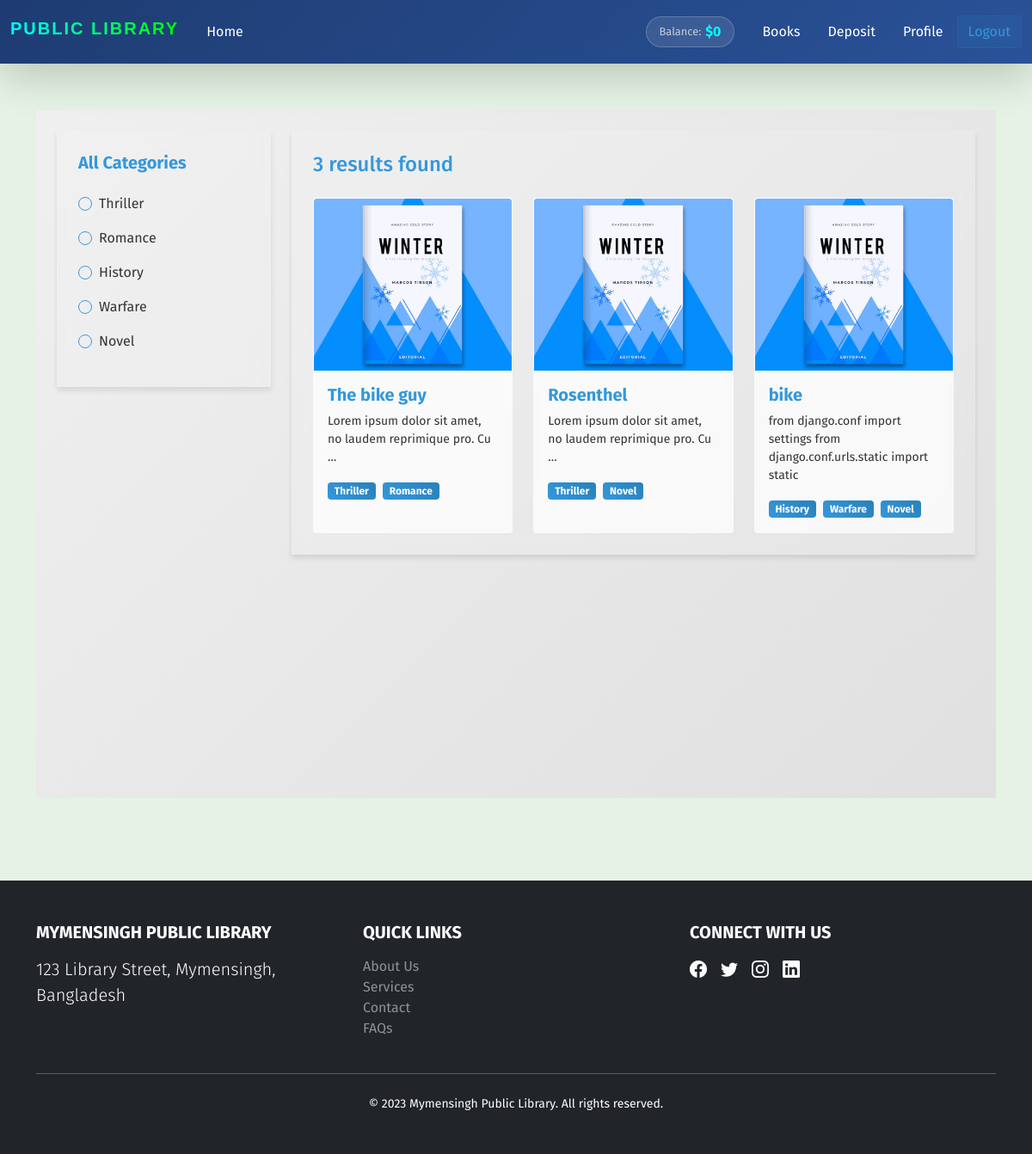
The app's page /books/collection/ (signed in) with its own data.
### wallet/models.py (models this page shows, shortened)
class UserWallet(models.Model):
    user = models.OneToOneField(User, related_name="wallet", on_delete=models.CASCADE)
    balance = models.IntegerField(default=0)
    amount = models.IntegerField(null=True)

### books/models.py (models this page shows, shortened)
class BookCategory(models.Model):
    category_name = models.CharField(max_length=50)
    slug = models.SlugField(max_length=100, unique=True, null=True, blank=True)

class Books(models.Model):
    title = models.CharField(max_length=255)
    description = models.TextField()
    image = models.ImageField(upload_to="book_images/")
    borrowing_price = models.DecimalField(max_digits=10, decimal_places=2)
    category = models.ManyToManyField(BookCategory, related_name="category")

### books/views.py (the view)
# urls.py: path("collection/", CollectionView.as_view(), name="collection"),
class CollectionView(ListView):
    model = Books
    template_name = "collection.html"
    context_object_name = "books"
    def get_queryset(self):
        queryset = super().get_queryset()
        cat_slug = self.kwargs.get("cat_slug")
        if cat_slug:
            category = get_object_or_404(BookCategory, slug=cat_slug)
            queryset = queryset.filter(category=category)
        return queryset
    def get_context_data(self, **kwargs):
        context = super().get_context_data(**kwargs)
        context["category"] = BookCategory.objects.all()
        cat_slug = self.kwargs.get("cat_slug")
        if cat_slug:
            context["filter"] = BookCategory.objects.get(slug=cat_slug).category_name
        context["user"] = self.request.user
        return context

### books/templates/collection.html (shortened to what this page needs)
{% extends "base.html" %} {% block content %} {% load static %}
<div class="futuristic-container p-4">
  <div class="row">
    <div class="col-md-3 d-none d-md-block">
      <div class="futuristic-sidebar p-4 rounded-4" data-aos="fade-up">
        <h5 class="fw-bold text-primary mb-4">All Categories</h5>
        {% for cat in category %}
        <div class="form-check mb-3 futuristic-radio">
          <input
            class="form-check-input"
            type="radio"
            name="category"
            id="{{ cat.id }}"
          />
          <label class="form-check-label" for="{{ cat.id }}">
            <a
              href="{% url 'category_wise_post' cat.slug %}"
              class="text-decoration-none text-light"
            >
              {{ cat.category_name }}
            </a>
          </label>
        </div>
        {% endfor %}
      </div>
    </div>
    <div class="col-12 col-md-9">
      <div class="futuristic-content p-4 rounded-4">
        <h4 class="text-primary mb-4">{{ books|length }} results found</h4>
        <div class="row g-4">
          {% for b in books %}
          <div class="col-sm-6 col-lg-4" data-aos="fade-up">
            <div class="card futuristic-card h-100">
              <img
                src="{{ b.image.url }}"
                class="card-img-top futuristic-card-img"
                alt="Book Image"
              />
              <div class="card-body">
                <h5 class="card-title mb-2">
                  <a
                    href="{% url 'book_details' b.id %}"
                    class="text-decoration-none text-primary fw-bold"
                  >
                    {{ b.title }}
                  </a>
                </h5>
                <p class="card-text text-light small">
                  {{ b.description|truncatewords:10 }}
                </p>
                <div class="mt-2">
                  {% for cat in b.category.all %}
                  <span class="badge futuristic-badge me-1"
                    >{{ cat.category_name }}</span
                  >
                  {% endfor %}
                </div>
              </div>
            </div>
          </div>
          {% endfor %}
        </div>
      </div>
    </div>
  </div>
</div>
{% endblock content %}

### core/templates/base.html (shortened to what this page needs)
{% load static %}
<!DOCTYPE html>
<html lang="en">
  <head>
    <link
      href="https://cdn.jsdelivr.net/npm/bootstrap@5.0.2/dist/css/bootstrap.min.css"
      rel="stylesheet"
    />
    <link
      href="https://cdn.jsdelivr.net/npm/bootstrap-icons/font/bootstrap-icons.css"
      rel="stylesheet"
    />
    <link rel="stylesheet" href="{% static 'styles.css' %}" />
    <link
      rel="stylesheet"
      href="https://cdnjs.cloudflare.com/ajax/libs/aos/2.3.4/aos.css"
    />
    <link
      rel="stylesheet"
      href="https://cdn.jsdelivr.net/npm/bootstrap-icons@1.10.5/font/bootstrap-icons.css"
    />
  </head>
  <body style="background: rgba(0, 128, 0, 0.1)">
    <nav
      class="navbar navbar-expand-lg fixed-top navbar-dark py-3 shadow-lg mb-5 futuristic-nav"
    >
      <div class="container-fluid">
        <a
          class="navbar-brand text-white h3 fw-bold me-4"
          href="{% url 'home' %}"
        >
          <span class="futuristic-text">Public Library</span>
        </a>
        <div class="collapse navbar-collapse" id="navbarContent">
          <ul class="navbar-nav me-auto mb-2 mb-lg-0">
            <li class="nav-item">
              <a href="{% url 'home' %}" class="nav-link active futuristic-link"
                >Home</a
              >
            </li>
          </ul>
          <div class="d-flex align-items-center">
            {% if user.is_authenticated %}
            <div class="balance-chip me-3">
              <span class="balance-label">Balance:</span>
              <span class="balance-amount">${{user.wallet.balance}}</span>
            </div>
            <a
              href="{% url 'collection' %}"
              class="nav-link active futuristic-link text-white"
              >Books</a
            >
            <a
              href="{% url 'deposit' %}"
              class="nav-link active futuristic-link text-white"
              >Deposit</a
            >
            <a
              href="{% url 'profile' %}"
              class="nav-link active futuristic-link text-white"
              >Profile</a
            >
            <form
              action="{% url 'logout' %}"
              method="post"
              class="d-inline-block"
            >
              <button
                class="btn btn-outline-light futuristic-btn"
                type="submit"
              >
                Logout
              </button>
            </form>
            {% endif %}
          </div>
        </div>
      </div>
    </nav>
    <div class="container flex justify-content-center align-items-center">
      <div class="py-5">{% block content %} {% endblock %}</div>
    </div>
    <footer class="bg-dark text-white py-5 mt-5">
      <div class="container">
        <div class="row">
          <div class="col-md-4 mb-4 mb-md-0">
            <h5 class="text-uppercase fw-bold mb-3">
              Mymensingh Public Library
            </h5>
            <p class="lead mb-0">123 Library Street, Mymensingh, Bangladesh</p>
          </div>
          <div class="col-md-4 mb-4 mb-md-0">
            <h5 class="text-uppercase fw-bold mb-3">Quick Links</h5>
            <ul class="list-unstyled">
              <li>
                <a
                  href="#"
                  class="text-white-50 text-decoration-none footer-hover-link"
                  >About Us</a
                >
              </li>
              <li>
                <a
                  href="#"
                  class="text-white-50 text-decoration-none footer-hover-link"
                  >Services</a
                >
              </li>
              <li>
                <a
                  href="#"
                  class="text-white-50 text-decoration-none footer-hover-link"
                  >Contact</a
                >
              </li>
              <li>
                <a
                  href="#"
                  class="text-white-50 text-decoration-none footer-hover-link"
                  >FAQs</a
                >
              </li>
            </ul>
          </div>
          <div class="col-md-4">
            <h5 class="text-uppercase fw-bold mb-3">Connect With Us</h5>
            <div class="d-flex">
              <a href="#" class="text-white footer-social-icon me-3"
                ><i class="bi bi-facebook"></i
              ></a>
              <a href="#" class="text-white footer-social-icon me-3"
                ><i class="bi bi-twitter"></i
              ></a>
              <a href="#" class="text-white footer-social-icon me-3"
                ><i class="bi bi-instagram"></i
              ></a>
              <a href="#" class="text-white footer-social-icon"
                ><i class="bi bi-linkedin"></i
              ></a>
            </div>
          </div>
        </div>
        <hr class="my-4" />
        <div class="text-center">
          <p class="small mb-0">
            &copy; 2023 Mymensingh Public Library. All rights reserved.
          </p>
        </div>
      </div>
    </footer>
  </body>
</html>

### core/static/styles.css (style rules this page uses)
body { padding-top: 80px; background-color: #f8f9fa; font-family: "Fira Sans", sans-serif; }
.card { transition: transform 0.3s; }
.futuristic-nav { background: linear-gradient(135deg, #1e3c72 0%, #2a5298 100%); backdrop-filter: blur(10px); -webkit-backdrop-filter: blur(10px); }
.futuristic-text { font-family: "Orbitron", sans-serif; letter-spacing: 2px; text-transform: uppercase; background: linear-gradient(to right, #00ffff, #00ff00); -webkit-background-clip: text; -webkit-text-fill-color: transparent; }
.futuristic-link { position: relative; overflow: hidden; }
.futuristic-link::after { content: ""; position: absolute; bottom: 0; left: 0; width: 100%; height: 2px; background-color: #00ffff; transform: scaleX(0); transition: transform 0.3s ease; }
.futuristic-btn { border: 1px solid rgba(255, 255, 255, 0.2); background-color: rgba(255, 255, 255, 0.1); backdrop-filter: blur(5px); -webkit-backdrop-filter: blur(5px); transition: all 0.3s ease; }
.balance-chip { background: rgba(255, 255, 255, 0.1); border-radius: 20px; padding: 5px 15px; display: flex; align-items: center; backdrop-filter: blur(5px); -webkit-backdrop-filter: blur(5px); border: 1px solid rgba(255, 255, 255, 0.2); }
.balance-label { font-size: 0.8rem; color: rgba(255, 255, 255, 0.7); margin-right: 5px; }
.balance-amount { font-weight: bold; color: #00ffff; }
.futuristic-container { background: linear-gradient(135deg, #f0f0f0, #e0e0e0); min-height: 100vh; }
.futuristic-sidebar, .futuristic-content { background: rgba(255, 255, 255, 0.1); backdrop-filter: blur(10px); border: 1px solid rgba(255, 255, 255, 0.1); box-shadow: 0 4px 6px rgba(0, 0, 0, 0.1); }
.futuristic-radio .form-check-input { background-color: transparent; border-color: #3498db; }
.futuristic-card { background: rgba(255, 255, 255, 0.7); backdrop-filter: blur(10px); border: 1px solid rgba(255, 255, 255, 0.1); overflow: hidden; transition: transform 0.3s ease, box-shadow 0.3s ease; }
.futuristic-card-img { transition: transform 0.3s ease; height: 200px; object-fit: cover; }
.futuristic-badge { background: linear-gradient(45deg, #3498db, #2980b9); color: #fff; font-weight: bold; }
.futuristic-btn { background: rgba(52, 152, 219, 0.1); backdrop-filter: blur(10px); border: 1px solid rgba(52, 152, 219, 0.1); color: #3498db; }
.text-primary { color: #3498db !important; }
.text-light { color: #333 !important; }
.futuristic-card { animation: pulse 2s infinite; }
.footer-hover-link { transition: color 0.3s ease, opacity 0.3s ease; }
.footer-social-icon { font-size: 1.25rem; transition: transform 0.3s ease, color 0.3s ease; }

### records on screen
BookCategory: category_name "Thriller"
BookCategory: category_name "Romance"
BookCategory: category_name "History"
BookCategory: category_name "Warfare"
BookCategory: category_name "Novel"
Books: image (picture), title "The bike guy", description "Lorem ipsum dolor sit amet, no laudem reprimique pro. Cu …"
Books: image (picture), title "Rosenthel", description "Lorem ipsum dolor sit amet, no laudem reprimique pro. Cu …"
Books: image (picture), title "bike", description "from django.conf import settings from django.conf.urls.static import static"

### other values on screen
{{ user.wallet.balance }} "0"
{{ books|length }} "3"
